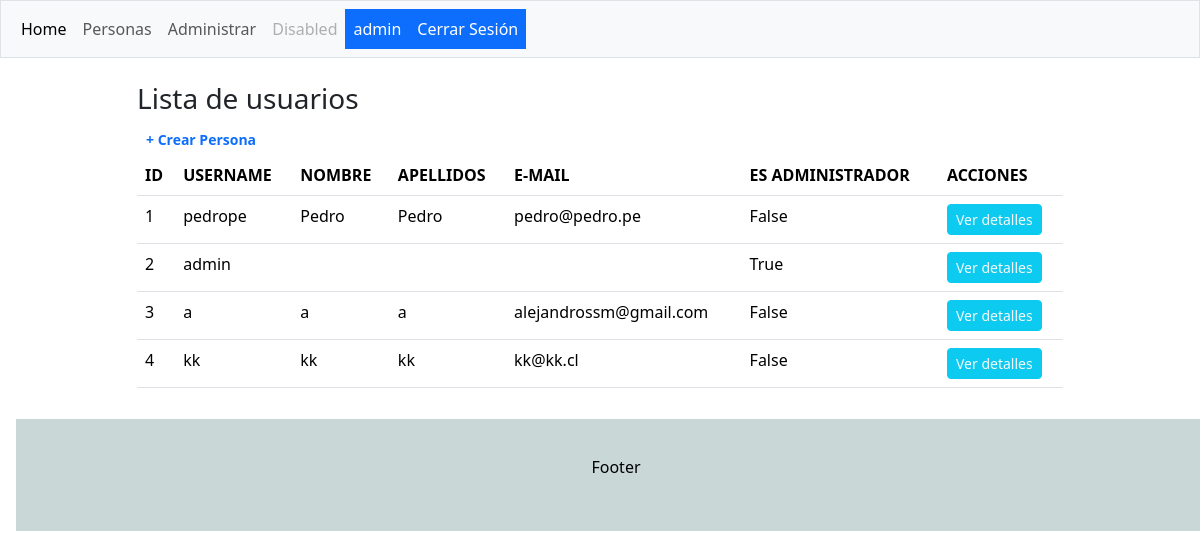
The app's page /dashboard/ (signed in) with its own data.
### crud/models.py (models this page shows)
class User(AbstractUser):
    rut=models.CharField(max_length=10, null=False)
    direccion=models.CharField(max_length=500, null=False)

### crud/views.py (the view)
# urls.py: path('dashboard/',dashboard, name='dashboard')
@login_required
@permission_required('crud.add_permission')
def dashboard(requets):
    usuarios=User.objects.all()
    datos={
        "usuarios":usuarios
    }
    return render(requets, 'crud/dashboard.html', datos)

### crud/templates/crud/dashboard.html (shortened to what this page needs)
{% extends "crud/base.html" %}
{% block contenido %}
<div class="container mt-4">
  <div class="row">
    <div class="col-sm-1">
    </div>
  <div class="col-sm-10">
    <h3>Lista de usuarios</h3>
    <a href="{% url "crearpersona" %}" role='button' class='btn btn-sm text-primary' style="font-weight:bold">+ Crear Persona</a>
    <table class="table table-hover">
      <thead>
        <tr>
          <th>ID</th>
          <th>USERNAME</th>
          <th>NOMBRE</th>
          <th>APELLIDOS</th>
          <th>E-MAIL</th>
          <th>ES ADMINISTRADOR</th>
          <th>ACCIONES</th>
        </tr>
      </thead>
      <tbody>
        {% for p in usuarios %}
        <td>{{p.id}}</td>
        <td>{{p.username}}</td>
        <td>{{p.first_name}}</td>
        <td>{{p.last_name}}</td>
        <td>{{p.email}}</td>
        <td>{{p.is_staff}}</td>
        <td><a href="" role="button" class="btn btn-info btn-sm text-light">Ver detalles</a></td>
        {% endfor %}
      </tbody>
    </table>
  </div>
  <div class="col-sm-1"></div>
</div>
</div>
{% endblock contenido %}

### crud/templates/crud/base.html (shortened to what this page needs)
{% load static %}
<!DOCTYPE html>
<html lang="es">
<head>
  <link href="https://cdn.jsdelivr.net/npm/bootstrap@5.3.3/dist/css/bootstrap.min.css" rel="stylesheet">
  <link rel="stylesheet" href="{% static "crud/css/estilo.css" %}">
</head>
<body>
<nav class="navbar navbar-expand-sm bg-light navbar-light border">
    <div class="container-fluid">
      <ul class="navbar-nav">
        <li class="nav-item">
          <a class="nav-link active" href="{% url "index" %}">Home</a>
        </li>
       <li class="nav-item">
          <a class="nav-link" href="{% url "personas" %}">Personas</a>
        </li>
        {% if perms.crud.add_permission %}
        <li class="nav-item">
          <a class="nav-link" href="{% url "dashboard" %}">Administrar</a>
        </li>
        {% endif %}
        <li class="nav-item">
          <a class="nav-link disabled" href="#">Disabled</a>
        </li>
        {% if user.is_authenticated %}
          <li class="nav-item">
            <a class="nav-link text-bg-primary" href="">{{user.username}}</a>
          </li>
          <li class="nav-item">
            <a class="nav-link text-bg-primary" href="{% url 'salir' %}">Cerrar Sesión</a>
          </li>
          {% else %}
          <li class="nav-item">
            <a class="nav-link text-bg-primary" href="{% url 'login' %}">Iniciar Sesión</a>
          </li>
        {% endif %}
      </ul>
    </div>
  </nav>
  {% block contenido %}
  {% endblock contenido %}
    <div class="footer m-3">
      <p>Footer</p>
    </div>
</body>
</html>

### crud/static/crud/css/estilo.css (style rules this page uses)
.footer { position: relative; padding: 3%; left: 0; bottom: 0; width: 100%; background-color: rgb(201, 215, 215); color: black; text-align: center; }

### records on screen
User: username "admin", id "2", is_staff "True"
User: id "1", username "pedrope", first_name "Pedro", last_name "Pedro", email "pedro@pedro.pe", is_staff "False"
User: id "3", username "a", first_name "a", last_name "a", email "alejandrossm@gmail.com", is_staff "False"
User: id "4", username "kk", first_name "kk", last_name "kk", email "kk@kk.cl", is_staff "False"
